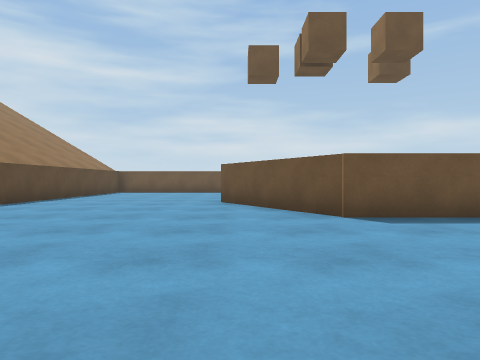
[1] (above)

16 first-person views from a walk through a 3-D level made in the Unity game engine. The camera is 0.58 m above the floor, looks level and sees 70° across. The floor is counted in squares, 1 m on a side. Each view is taken from the middle of a square. On the plan, view 1 faces up. The plan holds only what a view shows up to about 9 squares ahead; the rest is blank. The place goes on beyond the plan. The player character is not drawn. Surface patterns are stand-ins for the level's own textures.

[2]
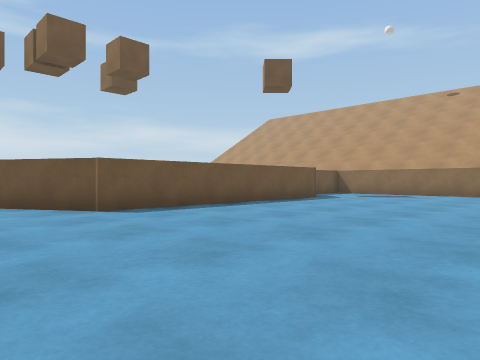

[3]
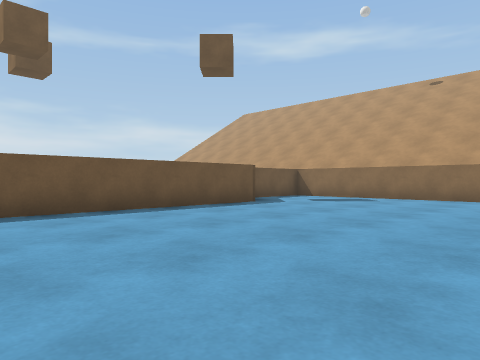

[4]
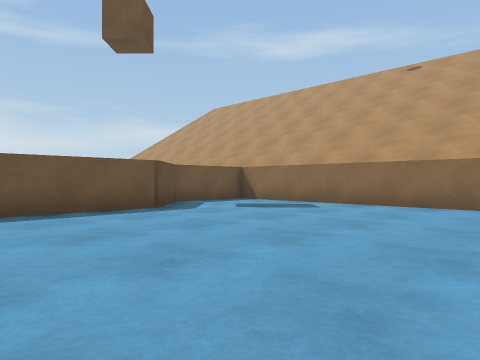

[5]
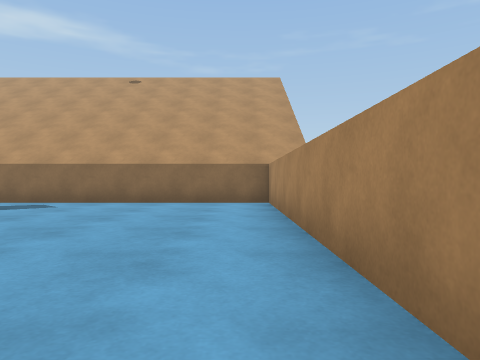

[6]
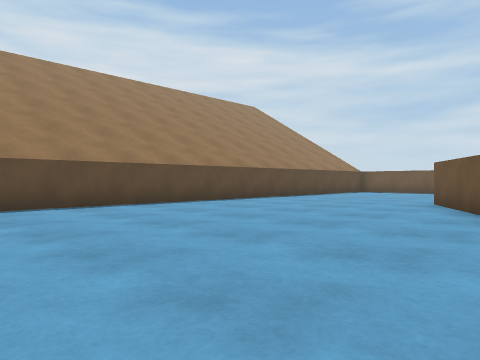

[7]
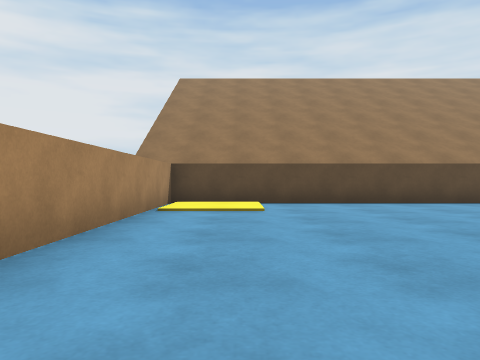

[8]
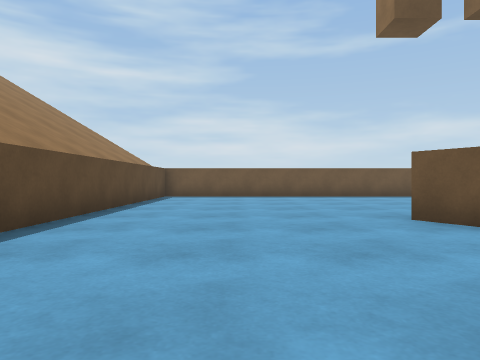

[9]
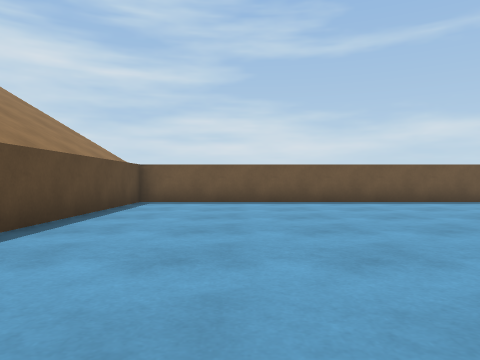

[10]
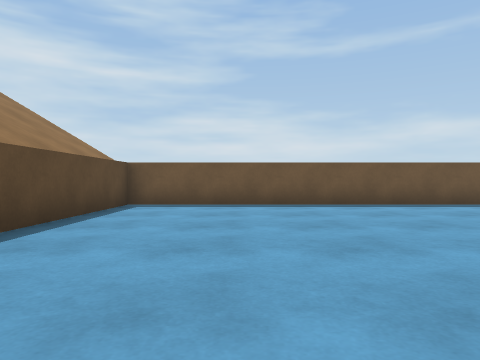

[11]
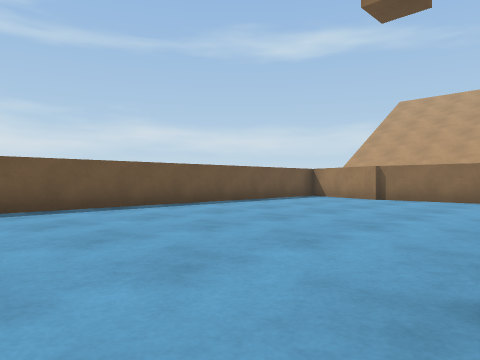

[12]
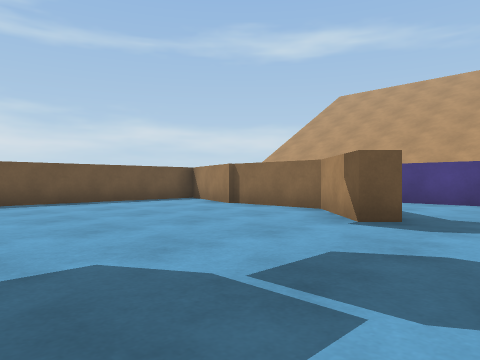

[13]
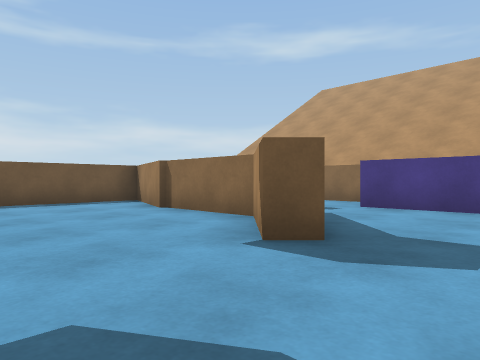

[14]
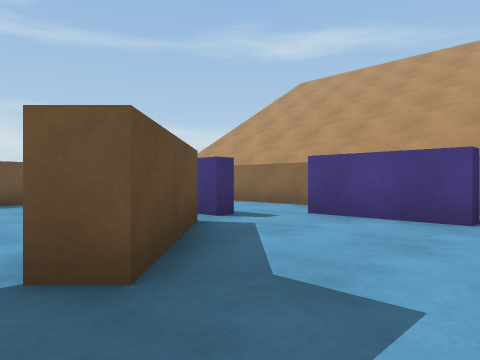

[15]
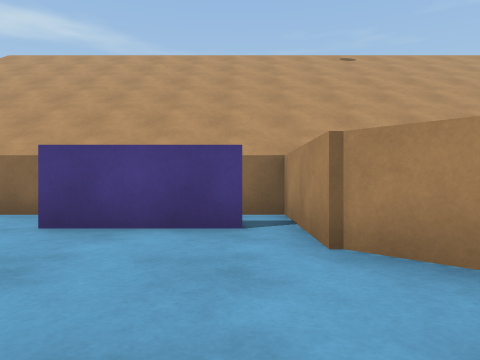

[16]
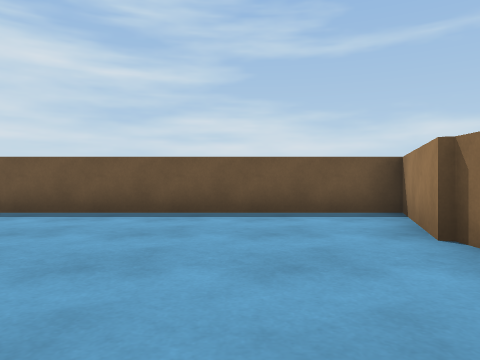

### Floor plan
Points are (right, up) in squares from view 1. A wall is a line through its corners. A room is listed if a view was taken in it or the views show most of it. See-through windows are left out.
Room 1 (views 1, 2, 3, 4, 5, 6, 7, 8, 9, 10, 11, 12, 13, 14, 15, 16)
walls: (9.2, 6.4) (10, 7.3) (12.7, 7.3); (9, 10.8) (6.9, 8.8) (6.5, 9.2) (8, 10.7) (8, 13.2); (10.1, 6.5) (8.9, 5.3) (1.7, 5.3) (-0.5, 9); (7.9, 13.3) (8.9, 16.1) (-5.6, 16.1) (-5.6, 7.7); (11.1, 8) (11.1, 10.5); (10.1, 11.2) (9.7, 11.2); (-5.6, 6.1) (-5.6, -1.7) (0.6, -1.7); (5, -1.7) (12.7, -1.7) (12.7, 5.1)

Where each view was taken, in squares from view 1:
view 1: 0 up, 0 right, facing up
view 2: 1 down, 1 left, facing up-right
view 3: 1 down, 2 right, facing up-right
view 4: 1 down, 5 right, facing up-right
view 5: 1 down, 4 right, facing right
view 6: 0 up, 2 right, facing up-left
view 7: 0 up, 3 right, facing left
view 8: 4 up, 3 left, facing up
view 9: 7 up, 3 left, facing up
view 10: 8 up, 3 left, facing up
view 11: 9 up, 2 left, facing up-right
view 12: 7 up, 2 right, facing up-right
view 13: 7 up, 4 right, facing up-right
view 14: 7 up, 6 right, facing up-right
view 15: 8 up, 7 right, facing right
view 16: 10 up, 6 right, facing up
